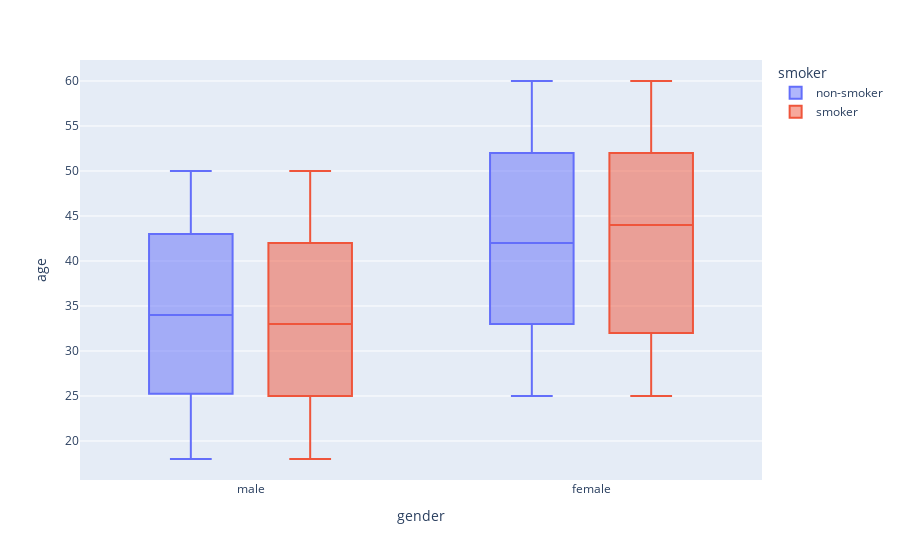

The code cell stored with this chart in its notebook:
### Markdown cell above
#### Boxplots
Nun machen wir verschiedene Boxplots

Alter nach Geschlecht. Optional farbliche Unterteilung nach Raucher
Alter nach Claim, Region und Geschlecht
Histogramme für numerische Spalten: Hier nutzen wir Loops um für alle numerischen Spalten automatisiert Histogramme zu erstellen.
Abschließend schauen wir uns noch einmal an wie ein Boxplot mit seaborn erstellt werden kann.

### Code cell
# Boxplot: Alter nach Geschlecht. Optional farbliche Unterteilung nach Raucher (plotly express)
fig = px.box(df, x="gender", y="age", color="smoker")
fig.show()

### Figure 1 — Plotly figure (JSON) as saved in the notebook; plotly's stock layout.template omitted (floating-point values rounded to 4 significant figures; data arrays with more than 128 entries replaced by an {"elided": "..."} marker saying what was removed)
{"data": [{"alignmentgroup": "True", "hovertemplate": "smoker=non-smoker<br>gender=%{x}<br>age=%{y}<extra></extra>", "legendgroup": "non-smoker", "marker": {"color": "#636efa"}, "name": "non-smoker", "notched": false, "offsetgroup": "non-smoker", "orientation": "v", "showlegend": true, "type": "box", "x": {"elided": "1058 str values"}, "x0": " ", "xaxis": "x", "y": {"elided": "1058 int values"}, "y0": " ", "yaxis": "y"}, {"alignmentgroup": "True", "hovertemplate": "smoker=smoker<br>gender=%{x}<br>age=%{y}<extra></extra>", "legendgroup": "smoker", "marker": {"color": "#EF553B"}, "name": "smoker", "notched": false, "offsetgroup": "smoker", "orientation": "v", "showlegend": true, "type": "box", "x": {"elided": "274 str values"}, "x0": " ", "xaxis": "x", "y": {"elided": "274 int values"}, "y0": " ", "yaxis": "y"}], "layout": {"autosize": true, "boxmode": "group", "legend": {"title": {"text": "smoker"}, "tracegroupgap": 0}, "margin": {"t": 60}, "xaxis": {"anchor": "y", "autorange": true, "domain": [0, 1], "range": [-0.5, 1.5], "title": {"text": "gender"}, "type": "category"}, "yaxis": {"anchor": "x", "autorange": true, "domain": [0, 1], "range": [15.67, 62.33], "title": {"text": "age"}, "type": "linear"}}}
